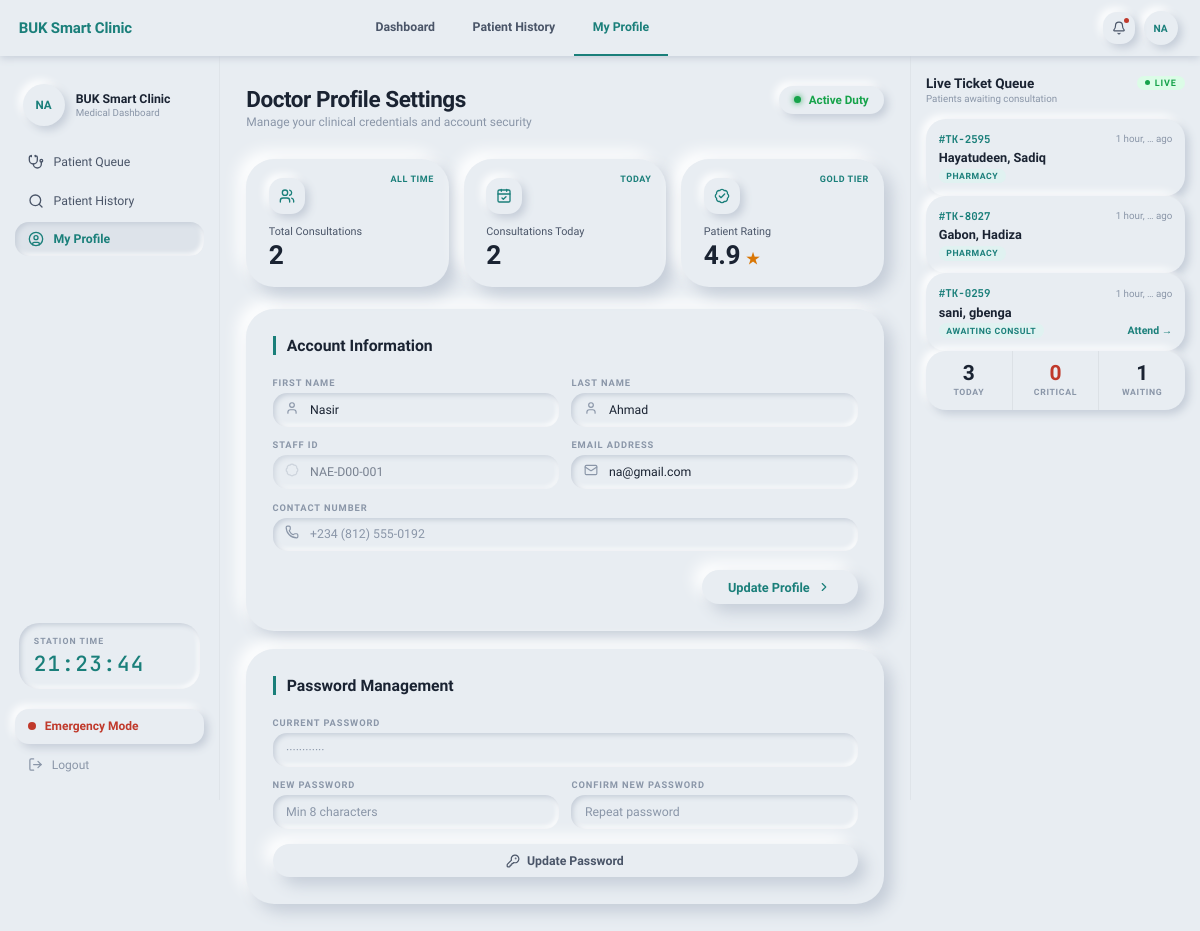
The page /doctor/profile/ (signed in) on the database as committed earlier.
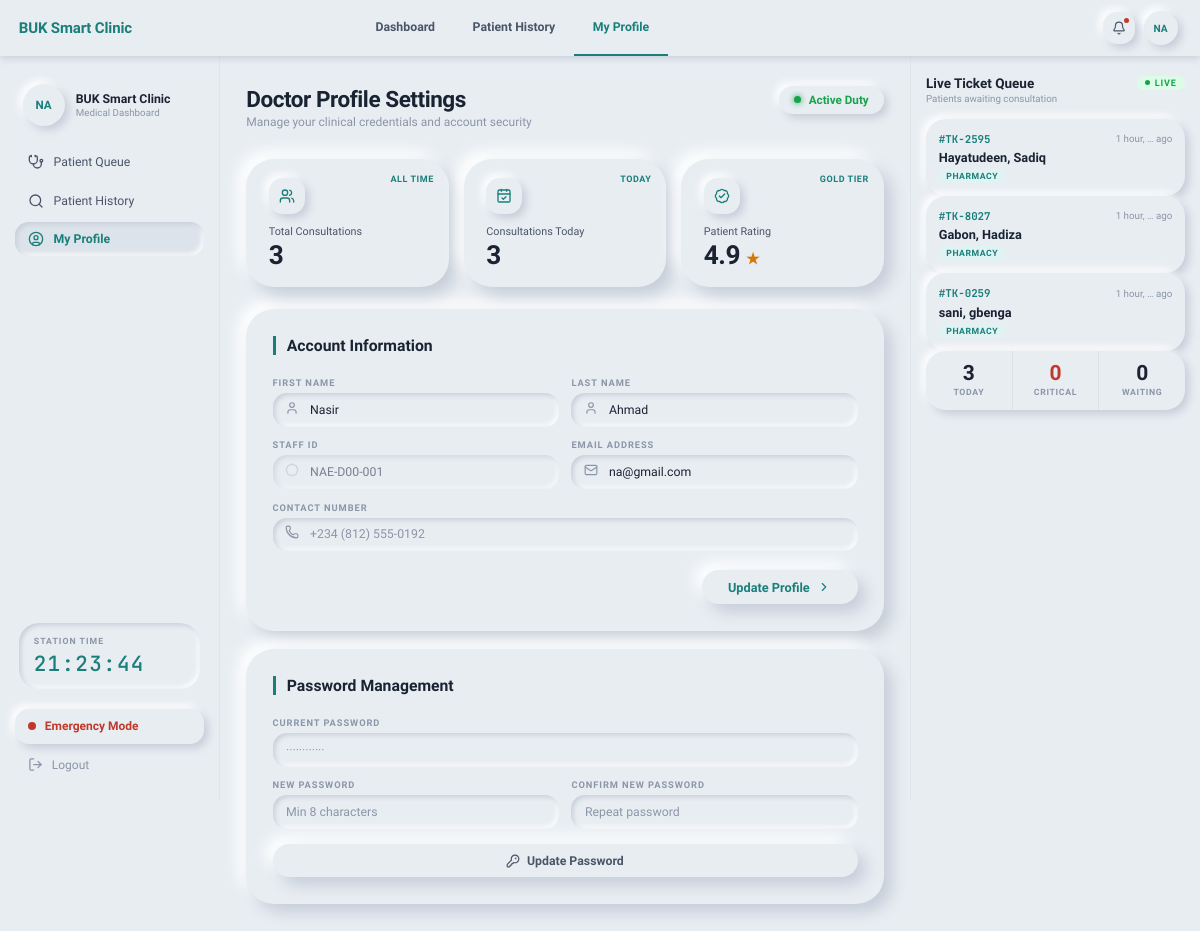
The same page on the database as committed later.
### apps/users/models.py (models this page shows, shortened)
class User(AbstractUser):
    class Role(models.TextChoices):
        ADMIN = "ADMIN", "Administrator"
        RECEPTIONIST = "RECEPTIONIST", "Receptionist"
        NURSE = "NURSE", "Nurse"
        DOCTOR = "DOCTOR", "Doctor"
        LAB_TECH = "LAB_TECH", "Lab Technician"
        PHARMACIST = "PHARMACIST", "Pharmacist"
    username = None
    email = models.EmailField(unique=True)
    role = models.CharField(
        max_length=20, choices=Role.choices, default=Role.RECEPTIONIST
    )
    staff_id = models.CharField(max_length=20, unique=True)
    phone_number = models.CharField(max_length=20, blank=True)
    profile_photo = models.ImageField(upload_to="staff/photos/", null=True, blank=True)
    objects = UserManager()
    USERNAME_FIELD = "email"
    REQUIRED_FIELDS = ["staff_id", "first_name", "last_name"]
    class Meta:
        verbose_name = "User"
        verbose_name_plural = "Users"

### apps/clinic/models.py (models this page shows, shortened)
class Encounter(models.Model):
    class Status(models.TextChoices):
        RECEPTION    = "RECEPTION",    "Awaiting Vitals"
        TRIAGE       = "TRIAGE",       "Awaiting Consultation"
        CONSULTATION = "CONSULTATION", "With Doctor"
        LABORATORY   = "LAB",          "In Laboratory"
        PHARMACY     = "PHARMACY",     "Awaiting Medication"
        CLOSED       = "CLOSED",       "Completed"
        EMERGENCY    = "EMERGENCY",    "Emergency"
    class Priority(models.IntegerChoices):
        NORMAL    = 1, "Normal"
        URGENT    = 2, "Urgent"
        EMERGENCY = 3, "Emergency"
    patient  = models.ForeignKey(Patient, on_delete=models.CASCADE, related_name="encounters")
    visit_id = models.UUIDField(default=uuid.uuid4, editable=False, unique=True)
    status   = models.CharField(max_length=20, choices=Status.choices, default=Status.RECEPTION)
    priority = models.IntegerField(choices=Priority.choices, default=Priority.NORMAL)
    temperature    = models.DecimalField(max_digits=4, decimal_places=1, null=True, blank=True)
    weight         = models.DecimalField(max_digits=5, decimal_places=2, null=True, blank=True)
    blood_pressure = models.CharField(max_length=20, blank=True, null=True)
    heart_rate     = models.IntegerField(null=True, blank=True)
    spo2           = models.IntegerField(null=True, blank=True, help_text="Blood oxygen saturation %")
    triage_notes   = models.TextField(blank=True)
    chief_complaint = models.TextField(blank=True)
    clinical_notes  = models.TextField(blank=True)
    diagnosis       = models.TextField(blank=True)
    doctor_assigned = models.ForeignKey(
        settings.AUTH_USER_MODEL,
        on_delete=models.SET_NULL, null=True, blank=True,
        related_name="doctor_encounters",
        limit_choices_to={"role": "DOCTOR"},
    )
    checked_in_by = models.ForeignKey(
        settings.AUTH_USER_MODEL,
        on_delete=models.SET_NULL, null=True, blank=True,
        related_name="checkins_done",
    )
    created_at = models.DateTimeField(auto_now_add=True)
    closed_at  = models.DateTimeField(null=True, blank=True)
    class Meta:
        ordering = ["-priority", "created_at"]
    @property
    def ticket_number(self):
        n = str(self.visit_id.int)[-4:]
        return f"#TK-{n}"

class Patient(models.Model):
    GENDER_CHOICES = [("M", "Male"), ("F", "Female")]
    first_name    = models.CharField(max_length=255)
    middle_name   = models.CharField(max_length=255, blank=True)
    last_name     = models.CharField(max_length=255)
    reg_number    = models.CharField(max_length=30, unique=True)
    gender        = models.CharField(max_length=1, choices=GENDER_CHOICES, blank=True)
    date_of_birth = models.DateField(null=True, blank=True)
    clinic_code   = models.CharField(max_length=6, blank=True, unique=True)
    phone_number  = models.CharField(max_length=20, blank=True)
    email         = models.EmailField(blank=True)
    faculty    = models.CharField(max_length=100, blank=True)
    department = models.CharField(max_length=100, blank=True)
    level      = models.IntegerField(null=True, blank=True)
    address    = models.TextField(blank=True)
    blood_group     = models.CharField(max_length=5, blank=True)
    genotype        = models.CharField(max_length=5, blank=True)
    allergies       = models.TextField(blank=True)
    medical_history = models.TextField(blank=True)
    next_of_kin_name  = models.CharField(max_length=255, blank=True)
    next_of_kin_phone = models.CharField(max_length=20, blank=True)
    photo        = models.ImageField(upload_to="patients/photos/", null=True, blank=True)
    sif_document = models.FileField(
        upload_to="patients/sif/",
        null=True, blank=True,
        help_text="Student Information Form — PDF or image"
    )
    created_at = models.DateTimeField(auto_now_add=True)
    updated_at = models.DateTimeField(auto_now=True)
    class Meta:
        ordering = ["last_name", "first_name"]

### apps/clinic/views.py (the view, shortened to what this page needs)
# urls.py: path("doctor/profile/", views.doctor_profile_view, name="doctor_profile"),
@login_required(login_url="clinic:login")
def doctor_profile_view(request):
    if not _require_doctor(request):
        raise PermissionDenied()
    user = request.user
    profile_saved = False
    password_saved = False
    password_error = None
    today = timezone.now().date()
    ctx = _doctor_ctx(request)
    ctx.update({
            "active_nav": "profile",
            "profile_saved": profile_saved,
            "password_saved": password_saved,
            "password_error": password_error,
            "visits_today": Encounter.objects.filter(doctor_assigned=user, created_at__date=today).count(),
            "visits_total": Encounter.objects.filter(doctor_assigned=user).count(),
    })
    return render(request, "doctor/profile.html", ctx)

### apps/clinic/templates/doctor/profile.html (shortened to what this page needs)
{% extends "doctor/base.html" %}
{% block content %}
<div class="profile-header-row">
  <div>
    <h1 class="page-title" style="color:var(--text-1);">Doctor Profile Settings</h1>
    <p class="page-sub">Manage your clinical credentials and account security</p>
  </div>
  <div class="duty-badge">
    <span class="duty-dot"></span>
    Active Duty
  </div>
</div>
<div class="metrics-row">
  <div class="metric-card">
    <span class="mc-chip">ALL TIME</span>
    <div class="mc-icon"><i data-lucide="users" style="width:16px;height:16px;"></i></div>
    <div class="mc-label">Total Consultations</div>
    <div class="mc-value">{{ visits_total|default:"0" }}</div>
  </div>
  <div class="metric-card">
    <span class="mc-chip">TODAY</span>
    <div class="mc-icon"><i data-lucide="calendar-check" style="width:16px;height:16px;"></i></div>
    <div class="mc-label">Consultations Today</div>
    <div class="mc-value">{{ visits_today|default:"0" }}</div>
  </div>
  <div class="metric-card">
    <span class="mc-chip">GOLD TIER</span>
    <div class="mc-icon"><i data-lucide="badge-check" style="width:16px;height:16px;"></i></div>
    <div class="mc-label">Patient Rating</div>
    <div class="mc-value">4.9 <span class="mc-star">★</span></div>
  </div>
</div>
<div class="account-panel">
  <div class="panel-title">Account Information</div>
  <form method="POST" action="{% url 'clinic:doctor_profile' %}">
    <div class="form-grid-2" style="margin-bottom:1rem;">
      <div>
        <label class="field-lbl" for="id_first_name">First Name</label>
        <div class="field-with-icon">
          <span class="fwi-ico"></span>
          <input class="neo-input-padded" type="text" name="first_name" id="id_first_name" value="{{ request.user.first_name }}" placeholder="First name">
        </div>
      </div>
      <div>
        <label class="field-lbl" for="id_last_name">Last Name</label>
        <div class="field-with-icon">
          <span class="fwi-ico"></span>
          <input class="neo-input-padded" type="text" name="last_name" id="id_last_name" value="{{ request.user.last_name }}" placeholder="Last name">
        </div>
      </div>
      <div>
        <label class="field-lbl">Staff ID</label>
        <div class="field-with-icon">
          <span class="fwi-ico"></span>
          <div class="readonly-field">{{ request.user.staff_id|default:"—" }}</div>
        </div>
      </div>
      <div>
        <label class="field-lbl" for="id_email">Email Address</label>
        <div class="field-with-icon">
          <span class="fwi-ico"></span>
          <input class="neo-input-padded" type="email" name="email" id="id_email" value="{{ request.user.email }}">
        </div>
      </div>
      <div class="span-2">
        <label class="field-lbl" for="id_phone">Contact Number</label>
        <div class="field-with-icon">
          <span class="fwi-ico"></span>
          <input class="neo-input-padded" type="tel" name="phone_number" id="id_phone" value="{{ request.user.phone_number|default:'' }}" placeholder="+234 (812) 555-0192">
        </div>
      </div>
    </div>
    <button type="submit" class="update-btn">
      Update Profile
      <i data-lucide="chevron-right" style="width:14px;height:14px;"></i>
    </button>
  </form>
</div>
<div class="pw-panel">
  <div class="panel-title">Password Management</div>
  <form method="POST" action="{% url 'clinic:doctor_profile' %}">
    <div class="form-grid-2" style="margin-bottom:1rem;">
      <div class="span-2">
        <label class="field-lbl" for="id_cur_pw">Current Password</label>
        <input class="neo-input" type="password" name="current_password" id="id_cur_pw" placeholder="············">
      </div>
      <div>
        <label class="field-lbl" for="id_new_pw">New Password</label>
        <input class="neo-input" type="password" name="new_password" id="id_new_pw" placeholder="Min 8 characters">
      </div>
      <div>
        <label class="field-lbl" for="id_conf_pw">Confirm New Password</label>
        <input class="neo-input" type="password" name="confirm_password" id="id_conf_pw" placeholder="Repeat password">
      </div>
    </div>
    <button type="submit" class="btn-neo" style="width:100%;justify-content:center;">
      <i data-lucide="key-round" style="width:14px;height:14px;"></i>
      Update Password
    </button>
  </form>
</div>
{% endblock %}

### apps/clinic/templates/doctor/base.html (shortened to what this page needs)
<!DOCTYPE html>
<html lang="en">
<head>
</head>
<body>
<div class="page-shell">
  <header class="topbar">
    <span class="tb-brand">BUK Smart Clinic</span>
    <nav class="tb-nav">
      <a href="{% url 'clinic:doctor_queue' %}"          class="tb-nav-link {% if active_nav == 'queue' %}active{% endif %}">Dashboard</a>
      <a href="{% url 'clinic:doctor_patient_search' %}" class="tb-nav-link {% if active_nav == 'patients' %}active{% endif %}">Patient History</a>
      <a href="{% url 'clinic:doctor_profile' %}"        class="tb-nav-link {% if active_nav == 'profile' %}active{% endif %}">My Profile</a>
    </nav>
    <div class="tb-right">
      <button class="ico-btn" title="Notifications">
        <i data-lucide="bell" style="width:14px;height:14px;"></i>
        <span class="notif-pip"></span>
      </button>
      <a href="{% url 'clinic:doctor_profile' %}" class="tb-avatar">
        {% if request.user.profile_photo %}
          <img src="{{ request.user.profile_photo.url }}" alt="avatar">
        {% else %}
          <span class="tb-avatar-initials">{{ request.user.first_name|first|upper }}{{ request.user.last_name|first|upper }}</span>
        {% endif %}
      </a>
    </div>
  </header>
  <nav class="sidebar">
    <div class="sidebar-brand-block">
      <div class="sb-avatar">
        {% if request.user.profile_photo %}
          <img src="{{ request.user.profile_photo.url }}" alt="">
        {% else %}
          <span class="sb-avatar-initials">{{ request.user.first_name|first|upper }}{{ request.user.last_name|first|upper }}</span>
        {% endif %}
      </div>
      <div>
        <div class="sb-brand-name">BUK Smart Clinic</div>
        <div class="sb-brand-sub">Medical Dashboard</div>
      </div>
    </div>
    <a href="{% url 'clinic:doctor_queue' %}"          class="nav-link {% if active_nav == 'queue' %}active{% endif %}">
      <i data-lucide="stethoscope" style="width:16px;height:16px;"></i>
      Patient Queue
    </a>
    <a href="{% url 'clinic:doctor_patient_search' %}" class="nav-link {% if active_nav == 'patients' %}active{% endif %}">
      <i data-lucide="search" style="width:16px;height:16px;"></i>
      Patient History
    </a>
    <a href="{% url 'clinic:doctor_profile' %}"        class="nav-link {% if active_nav == 'profile' %}active{% endif %}">
      <i data-lucide="user-circle" style="width:16px;height:16px;"></i>
      My Profile
    </a>
    <div class="sidebar-spacer"></div>
    <div class="clock-widget">
      <div class="clock-label">Station Time</div>
      <div class="clock-time" id="sidebar-clock">--:--:--</div>
    </div>
    <button class="emergency-btn" onclick="openEmergencyModal()" type="button" style="margin-top:0.5rem;">
      <span class="emg-dot"></span>
      Emergency Mode
    </button>
    <a href="{% url 'clinic:logout' %}" class="logout-btn">
      <i data-lucide="log-out" style="width:15px;height:15px;"></i>
      Logout
    </a>
  </nav>
  <main class="main-content">
    {% block content %}{% endblock %}
  </main>
  <aside class="queue-pane">
    <div>
      <div class="qp-header">
        <div class="qp-title">Live Ticket Queue</div>
        <span class="live-badge"><span class="live-dot"></span>LIVE</span>
      </div>
      <div class="qp-sub">Patients awaiting consultation</div>
    </div>
    <div id="live-queue-body"
      hx-get="{% url 'clinic:doctor_live_queue' %}"
      hx-trigger="load, every 12s"
      hx-swap="innerHTML">
      {% include "doctor/partials/live_queue.html" %}
    </div>
  </aside>
</div>
</body>
</html>

### apps/clinic/templates/doctor/partials/live_queue.html
{% for encounter in live_queue %}
<div class="q-ticket {% if encounter.priority == 3 %}emergency{% endif %} fade-up">
  <div class="qt-row1">
    <span class="qt-id {% if encounter.priority == 3 %}emg{% endif %}">{{ encounter.ticket_number }}</span>
    <span class="qt-age">{{ encounter.created_at|timesince|truncatewords:2 }} ago</span>
  </div>
  <div class="qt-name">{{ encounter.patient.last_name }}, {{ encounter.patient.first_name }}</div>
  <div class="qt-row3">
    <div style="display:flex;align-items:center;gap:0.4rem;">
      {% if encounter.priority == 3 %}
        <span class="qt-badge badge-critical">Emergency</span>
      {% elif encounter.status == 'TRIAGE' %}
        <span class="qt-badge badge-triage">Awaiting consult</span>
      {% elif encounter.status == 'CONSULTATION' %}
        <span class="qt-badge" style="background:var(--blue-light);color:var(--blue);">In consult</span>
      {% elif encounter.status == 'LAB' %}
        <span class="qt-badge" style="background:var(--amber-light);color:var(--amber);">At lab</span>
      {% elif encounter.status == 'PHARMACY' %}
        <span class="qt-badge badge-teal">Pharmacy</span>
      {% elif encounter.status == 'CLOSED' %}
        <span class="qt-badge badge-done">Done</span>
      {% else %}
        <span class="qt-badge badge-triage">{{ encounter.get_status_display }}</span>
      {% endif %}
    </div>
    {% if encounter.status == 'TRIAGE' or encounter.status == 'EMERGENCY' %}
      <a href="{% url 'clinic:doctor_consultation' encounter.pk %}" class="qt-action-link">
        Attend →
      </a>
    {% endif %}
  </div>
</div>
{% empty %}
<div style="padding:1.5rem 0;text-align:center;font-size:0.75rem;color:var(--text-3);">
  <i data-lucide="inbox" style="width:22px;height:22px;display:block;margin:0 auto 0.4rem;opacity:0.35;"></i>
  No active tickets
</div>
{% endfor %}
<div class="queue-stats-row">
  <div class="qs-stat">
    <div class="qs-val">{{ queue_stats.today }}</div>
    <div class="qs-lbl">Today</div>
  </div>
  <div class="qs-stat">
    <div class="qs-val red">{{ queue_stats.critical }}</div>
    <div class="qs-lbl">Critical</div>
  </div>
  <div class="qs-stat">
    <div class="qs-val">{{ queue_stats.waiting }}</div>
    <div class="qs-lbl">Waiting</div>
  </div>
</div>

Rows that differ between the two databases and show on the page:
changed Encounter "#TK-0259": status "AWAITING CONSULT Attend →" → "PHARMACY"
Other text that changed with them:
{{ visits_total|default:"0" }}: "2" → "3"
{{ visits_today|default:"0" }}: "2" → "3"
{{ queue_stats.waiting }}: "1" → "0"
